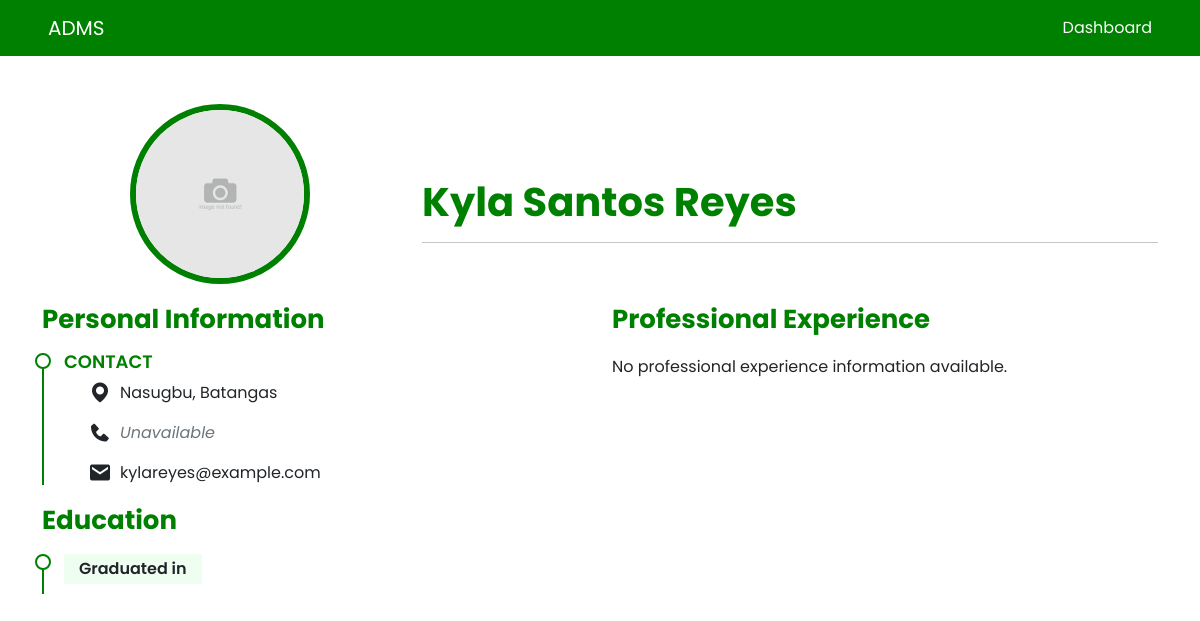
The app's page /admin/profile.php?student_number=202011114, older data.
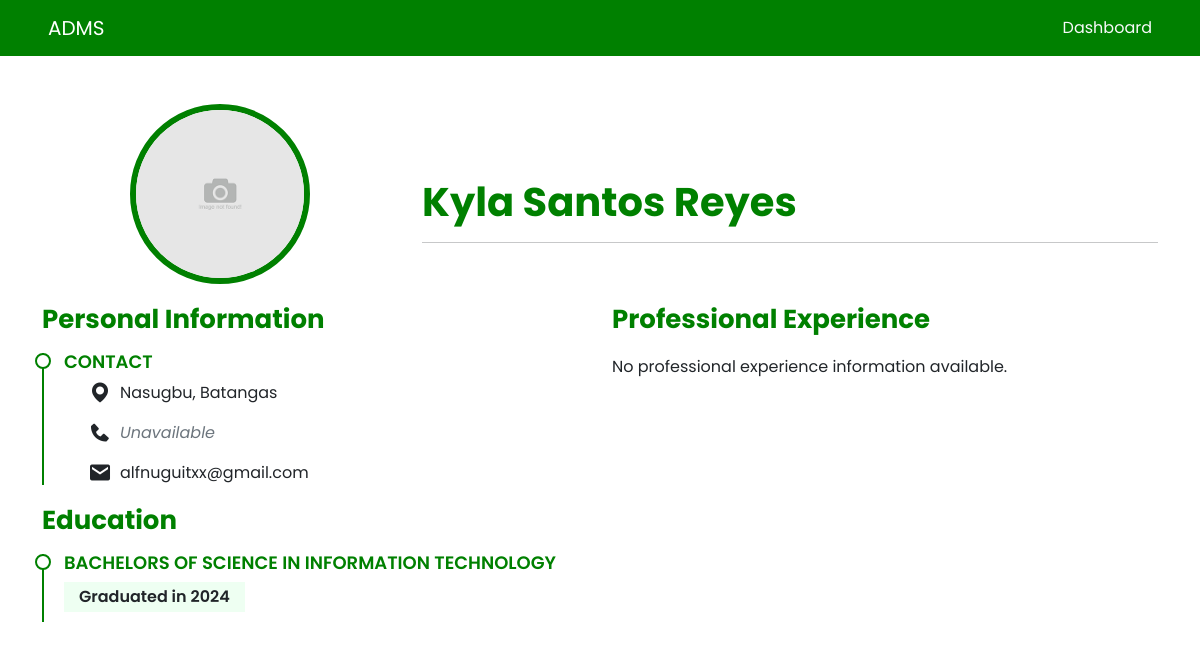
The same page, newer data.
### tables this page shows
CREATE TABLE `alumni` (
  `alumni_id` int(11) NOT NULL,
  `user_id` int(11) DEFAULT NULL,
  `student_number` varchar(9) DEFAULT NULL,
  `img` varchar(100) DEFAULT NULL,
  `fname` varchar(100) NOT NULL,
  `mname` varchar(100) DEFAULT NULL,
  `lname` varchar(100) NOT NULL,
  `gender` enum('Male','Female','Other') NOT NULL,
  `civil_status` enum('Single','Married','Divorced','Widowed','Other') NOT NULL,
  `birthday` date NOT NULL,
  `address_` text NOT NULL,
  `contact_no` varchar(13) DEFAULT NULL,
  `email` varchar(100) DEFAULT NULL,
  `approved` varchar(8) DEFAULT NULL,
  `archive` varchar(10) DEFAULT NULL,
  `archive_expiry` timestamp NULL DEFAULT NULL
);

CREATE TABLE `alumni_program` (
  `alumni_program_id` int(11) NOT NULL,
  `alumni_id` int(11) NOT NULL,
  `coll_dept` varchar(10) NOT NULL,
  `coll_course` varchar(10) NOT NULL,
  `batch` int(11) NOT NULL
);

CREATE TABLE `courses` (
  `course_id` int(11) NOT NULL,
  `department_id` int(11) NOT NULL,
  `course_code` varchar(10) NOT NULL,
  `course_name` varchar(100) NOT NULL
);

### admin/profile.php (the view, shortened to what the changed rows need)
<?php
include '../connectDB.php';
if(isset($_GET['student_number'])) {
    $studentNumber = $_GET['student_number'];
    $alumniQuery = "SELECT * FROM alumni WHERE student_number = ?";
    $alumniStmt = mysqli_prepare($conn, $alumniQuery);
    if ($alumniStmt) {
        mysqli_stmt_bind_param($alumniStmt, "s", $studentNumber);
        mysqli_stmt_execute($alumniStmt);
        $alumniResult = mysqli_stmt_get_result($alumniStmt);
        $alumniData = mysqli_fetch_assoc($alumniResult);
        $fullName = $alumniData['fname'] . ' ' . $alumniData['mname']. ' ' . $alumniData['lname'];
    }
    $programQuery = "SELECT alumni_program.*, courses.course_name
                 FROM alumni_program
                 INNER JOIN courses ON alumni_program.coll_course = courses.course_code
                 WHERE alumni_program.alumni_id = ?";
    $programStmt = mysqli_prepare($conn, $programQuery);
    if ($programStmt && isset($alumniData['alumni_id'])) {
        mysqli_stmt_bind_param($programStmt, "i", $alumniData['alumni_id']);
        mysqli_stmt_execute($programStmt);
        $programResult = mysqli_stmt_get_result($programStmt);
        $programData = mysqli_fetch_assoc($programResult);
    }
}
?>
<!DOCTYPE html>
<html lang="en">
<head>
    <link rel="stylesheet" href="../bootstrap/bs.css">
    <link href="https://cdn.jsdelivr.net/gh/hung1001/font-awesome-pro@4cac1a6/css/all.css" rel="stylesheet" />
    <link href='https://unpkg.com/boxicons@2.1.4/css/boxicons.min.css' rel='stylesheet'>
    <link href='../assets/alumniProfile.css' rel='stylesheet'>
</head>
<body class="vh-100">
    <section id="resume" class="resume">
        <div class="container m-5 mx-auto">
            <div class="">
                <div class="row d-lg-flex d-block align-items-center">
                    <div class="col-lg-8 col-12">
                        <div class="w-100 text-center text-lg-start">
                            <h1 class="mt-lg-5 mb-0 fw-bolder fname">
                                <?php echo $fullName;  ?>
                            </h1>
                            <hr>
                        </div>
                    </div>
                </div>
            </div>
            <div class="row">
                <div class="col-lg-6 ms-3 ms-lg-0" data-aos="fade-up">
                    <div class="resume-item pb-0">
                        <div class="ms-4">
                            <p class="d-flex align-items-center">
                                <i class='bx bxs-map fs-4 me-2'></i><span>
                                    <?php echo $alumniData['address_'] ?? '<em class="text-secondary">Unavailable</em>'; ?>
                                </span>
                            </p>
                            <p class="d-flex align-items-center">
                                <i class='bx bxs-phone fs-4 me-2'></i><span>
                                    <?php echo $alumniData['contact_no'] ?? '<em class="text-secondary">Unavailable</em>'; ?>
                            </p>
                            <p class="d-flex align-items-center">
                                <i class='bx bxs-envelope fs-4 me-2'></i><span>
                                    <?php echo $alumniData['email'] ?? '<em class="text-secondary">Unavailable</em>'; ?>
                                </span>
                            </p>
                        </div>
                    </div>
                    <div class="resume-item">
                        <h4><?php echo $programData['course_name']; ?></h4>
                        <h5>Graduated in <?php echo $programData['batch']; ?></h5>
                    </div>
                </div>
            </div>
        </div>
    </section>
</body>
</html>

Row changes from the older to the newer data that the page shows:
changed alumni "Kyla Santos Reyes": email "kylareyes@example.com" → "alfnuguitxx@gmail.com"
added alumni_program: courses.course_name "BACHELORS OF SCIENCE IN INFORMATION TECHNOLOGY", batch "2024"
